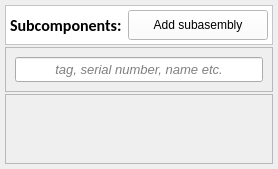
              <widget class="QWidget" name="subComponentsTab">
               <attribute name="title">
                <string>Subcomponents</string>
               </attribute>
               <layout class="QVBoxLayout" name="subComponentsTabLayout">
                <property name="spacing">
                 <number>2</number>
                </property>
                <property name="leftMargin">
                 <number>5</number>
                </property>
                <property name="topMargin">
                 <number>5</number>
                </property>
                <property name="rightMargin">
                 <number>5</number>
                </property>
                <property name="bottomMargin">
                 <number>5</number>
                </property>
                <item>
                 <widget class="QFrame" name="frame_11">
                  <property name="styleSheet">
                   <string notr="true">background-color: rgb(255, 255, 255);</string>
                  </property>
                  <property name="frameShape">
                   <enum>QFrame::StyledPanel</enum>
                  </property>
                  <property name="frameShadow">
                   <enum>QFrame::Raised</enum>
                  </property>
                  <layout class="QHBoxLayout" name="horizontalLayout_30">
                   <property name="leftMargin">
                    <number>4</number>
                   </property>
                   <property name="topMargin">
                    <number>4</number>
                   </property>
                   <property name="rightMargin">
                    <number>4</number>
                   </property>
                   <property name="bottomMargin">
                    <number>4</number>
                   </property>
                   <item>
                    <widget class="QLabel" name="label_72">
                     <property name="sizePolicy">
                      <sizepolicy hsizetype="Expanding" vsizetype="Preferred">
                       <horstretch>0</horstretch>
                       <verstretch>0</verstretch>
                      </sizepolicy>
                     </property>
                     <property name="font">
                      <font>
                       <family>Calibri</family>
                       <pointsize>12</pointsize>
                       <weight>75</weight>
                       <bold>true</bold>
                      </font>
                     </property>
                     <property name="text">
                      <string>Subcomponents:</string>
                     </property>
                    </widget>
                   </item>
                   <item>
                    <widget class="QPushButton" name="addSubConstructionBtn">
                     <property name="sizePolicy">
                      <sizepolicy hsizetype="Preferred" vsizetype="Fixed">
                       <horstretch>0</horstretch>
                       <verstretch>0</verstretch>
                      </sizepolicy>
                     </property>
                     <property name="minimumSize">
                      <size>
                       <width>140</width>
                       <height>30</height>
                      </size>
                     </property>
                     <property name="styleSheet">
                      <string notr="true">color: rgb(0, 0, 0);</string>
                     </property>
                     <property name="text">
                      <string>Add subasembly</string>
                     </property>
                     <property name="icon">
                      <iconset resource="../resources.qrc">
                       <normaloff>:/Icons/Icons/plus-circle.svg</normaloff>:/Icons/Icons/plus-circle.svg</iconset>
                     </property>
                    </widget>
                   </item>
                  </layout>
                 </widget>
                </item>
                <item>
                 <widget class="QFrame" name="frame_20">
                  <property name="frameShape">
                   <enum>QFrame::StyledPanel</enum>
                  </property>
                  <property name="frameShadow">
                   <enum>QFrame::Raised</enum>
                  </property>
                  <layout class="QHBoxLayout" name="horizontalLayout_7">
                   <item>
                    <widget class="QLineEdit" name="lineEdit_2">
                     <property name="minimumSize">
                      <size>
                       <width>0</width>
                       <height>25</height>
                      </size>
                     </property>
                     <property name="font">
                      <font>
                       <family>Arial</family>
                       <pointsize>10</pointsize>
                       <weight>50</weight>
                       <italic>true</italic>
                       <bold>false</bold>
                      </font>
                     </property>
                     <property name="inputMask">
                      <string/>
                     </property>
                     <property name="text">
                      <string/>
                     </property>
                     <property name="alignment">
                      <set>Qt::AlignCenter</set>
                     </property>
                     <property name="placeholderText">
                      <string notr="true">tag, serial number, name etc.</string>
                     </property>
                     <property name="clearButtonEnabled">
                      <bool>true</bool>
                     </property>
                    </widget>
                   </item>
                  </layout>
                 </widget>
                </item>
                <item>
                 <widget class="QScrollArea" name="subComponentsList">
                  <property name="widgetResizable">
                   <bool>true</bool>
                  </property>
                  <widget class="QWidget" name="subComponentsListContent">
                   <property name="geometry">
                    <rect>
                     <x>0</x>
                     <y>0</y>
                     <width>71</width>
                     <height>16</height>
                    </rect>
                   </property>
                  </widget>
                 </widget>
                </item>
               </layout>
              </widget>
